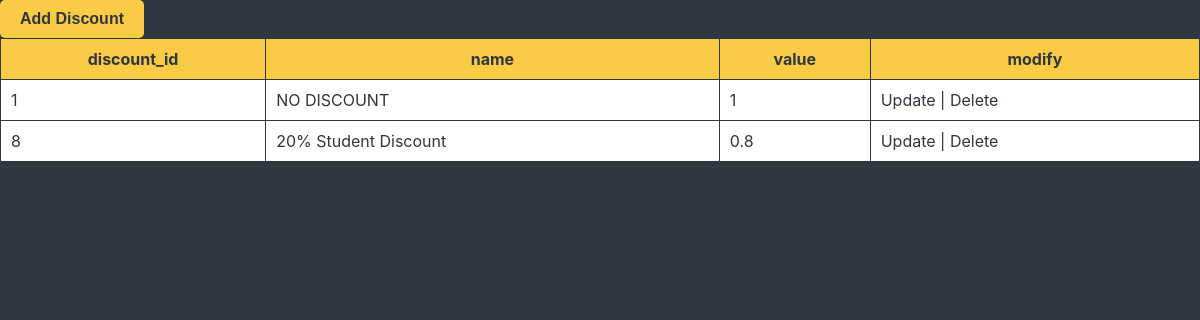
Screenshot of /admin_side/discount.php (signed in) with the database file from the repository.
### tables this page shows
CREATE TABLE `discount` (
  `discount_id` int(11) NOT NULL,
  `name` varchar(255) DEFAULT NULL,
  `value` float NOT NULL
);

### admin_side/discount.php (the view, shortened to what this page needs)
<!DOCTYPE html>
<html lang="en">
<head>
    <link rel="stylesheet" href="../include/styles/discount.css">
</head>
<body>
<a href="discount_add.php?id=<?php echo $discount_id; ?>" target="_blank"><button>Add Discount</button></a>
<table border='1' cellpadding='7'>
    <tr>
    <th>discount_id</th>
    <th>name</th>
    <th>value</th>
    <th>modify</th>
    </tr>
    <?php
    require_once "..\include\connect\dbcon.php";
    $sql = "SELECT * FROM discount";
    $stmt = $pdoConnect->prepare($sql);
    $stmt->execute();
    while ($row = $stmt->fetch(PDO::FETCH_ASSOC)) {
        extract($row);
        echo "<tr>";
        echo "<td>" . $discount_id . "</td>";
        echo "<td>" . $name . "</td>";
        echo "<td>" . $value . "</td>";
        echo "<td><a href='discount_update.php?id=$discount_id'>Update</a> | <a href='discount_delete.php?id=$discount_id'>Delete</a></td>";
        echo "</tr>";
    }
    echo '</table>';
?>
</body>
</html>

### include/styles/discount.css (style rules this page uses)
body { font-family: 'Inter', sans-serif; background-color:#2f3640; margin: 0; padding: 0; }
table { width: 100%; border-collapse: collapse; }
table, th, td { border: 1px solid #2f3640; }
th, td { padding: 10px; }
th { background-color: #fbcb45; color: #2f3640; }
td { background-color: #fff; color: #2f3640; }
a { color: #2f3640; text-decoration: none; }
button { display: inline-block; padding: 10px 20px; background-color: #fbcb45; color: #2f3640; text-decoration: none; border: none; border-radius: 5px; cursor: pointer; font-size: 16px; font-weight: bold; }

### rows the page displays
discount: discount_id "1", name "NO DISCOUNT", value "1"
discount: discount_id "8", name "20% Student Discount", value "0.8"
